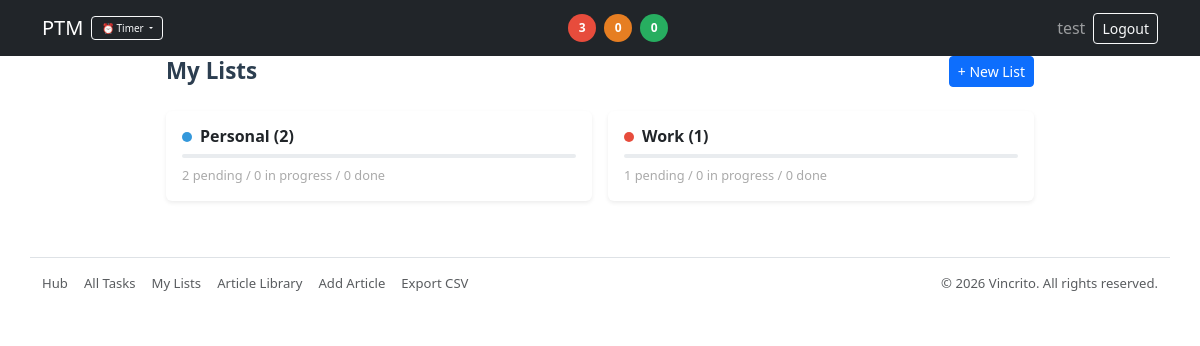
The page /lists (signed in) on the database its author committed.
### models/user.py (models this page shows, shortened)
class User(UserMixin, db.Model):           # SQLAlchemy model + Flask-Login mixin         # define User model
    __tablename__ = "users"                # explicit table name                          # set table name
    id = db.Column(db.Integer, primary_key=True)                         # primary key     # id column
    username = db.Column(db.String(80), unique=True, nullable=False)     # unique login    # username column
    password_hash = db.Column(db.String(255), nullable=False)            # hashed secret   # password_hash column
    interests = db.Column(db.String(500), nullable=False, default="")    # comma-sep interest tags selected at signup
    created_at = db.Column(db.DateTime, default=lambda: datetime.now(EASTERN).replace(tzinfo=None))

### models/list.py (models this page shows, shortened)
class TaskList(db.Model):
    __tablename__ = "lists"
    id = db.Column(db.Integer, primary_key=True)
    user_id = db.Column(db.Integer, nullable=False)
    name = db.Column(db.String(120), nullable=False)
    description = db.Column(db.Text, nullable=True)
    created_at = db.Column(db.DateTime, default=lambda: datetime.now(EASTERN).replace(tzinfo=None))
    __table_args__ = (
        db.Index("ix_lists_user_name", "user_id", "name"),
    )
    @property
    def color(self):
        return LIST_COLORS[(self.id - 1) % len(LIST_COLORS)]

### routes/lists.py (the view)
@bp.get("/lists")
@login_required
def list_lists():
    from sqlalchemy import func
    q = request.args.get("q", "").strip()
    base = TaskList.query.filter_by(user_id=current_user.id)
    if q:
        like = f"%{q}%"
        base = base.filter(TaskList.name.ilike(like))
    rows = base.order_by(TaskList.name.asc()).all()
    count_rows = (
        db.session.query(Task.list_id, Task.status, func.count(Task.id))
        .filter(Task.user_id == current_user.id)
        .group_by(Task.list_id, Task.status)
        .all()
    )
    lc_map = {}
    for lid, st, cnt in count_rows:
        if lid not in lc_map:
            lc_map[lid] = {"pending": 0, "in_progress": 0, "completed": 0, "total": 0}
        if st in lc_map[lid]:
            lc_map[lid][st] = cnt
        lc_map[lid]["total"] += cnt
    list_stats = {lst.id: lc_map.get(lst.id, {"pending": 0, "in_progress": 0, "completed": 0, "total": 0}) for lst in rows}
    return render_template("lists_list.html", lists=rows, q=q, list_stats=list_stats)

### templates/lists_list.html (shortened to what this page needs)
{% extends "layout.html" %}
{% block content %}
<div style="max-width:900px; margin:0 auto; padding:0 1rem 2rem;">
  <div class="d-flex justify-content-between align-items-center mb-4">
    <h2 class="mb-0" style="font-size:1.4em; font-weight:600; color:#2c3e50;">My Lists</h2>
    <button class="btn btn-sm btn-primary" data-bs-toggle="modal" data-bs-target="#newListModal">+ New List</button>
  </div>
  {% if lists %}
  <div class="row g-3">
    {% for lst in lists %}
    {% set s = list_stats[lst.id] %}
    <div class="col-12 col-md-6">
      <div class="card border-0 shadow-sm h-100">
        <div class="card-body py-3">
          <h6 class="card-title mb-2 fw-semibold d-flex align-items-center gap-2">
            <span style="display:inline-block;width:10px;height:10px;border-radius:50%;background:{{ lst.color }};flex-shrink:0;"></span>
            <a href="{{ url_for('lists.list_detail', lid=lst.id) }}"
               class="text-decoration-none text-dark">{{ lst.name }} ({{ s.total }})</a>
          </h6>
          <div class="progress mb-2" style="height:4px; border-radius:3px;">
            {% set pct = (s.completed / s.total * 100)|round|int if s.total else 0 %}
          </div>
          <div style="font-size:.8em; color:#aaa;">
            {{ s.pending }} pending / {{ s.in_progress }} in progress / {{ s.completed }} done
          </div>
        </div>
      </div>
    </div>
    {% endfor %}
  </div>
  {% else %}
  <div class="text-center text-muted py-5">
    <p class="mb-1">No lists yet.</p>
    <a href="{{ url_for('lists.list_lists') }}" class="small">Create your first list</a>
  </div>
  {% endif %}
</div>
{% endblock %}

### templates/layout.html (shortened to what this page needs)
<!doctype html>
<html lang="en">
  <head>
    <link
      href="https://cdn.jsdelivr.net/npm/bootstrap@5.3.3/dist/css/bootstrap.min.css"
      rel="stylesheet"
    />
    <link href="{{ url_for('static', filename='styles.css') }}" rel="stylesheet" />
  </head>
  <body style="padding-top:56px;">
    <nav class="navbar navbar-expand-lg navbar-dark bg-dark fixed-top">
  <div class="container d-flex align-items-center">
    <a class="navbar-brand me-2" href="{{ url_for('main.index') }}">PTM</a>
    {% if current_user.is_authenticated %}
    <div id="ptmTimer" class="d-flex align-items-center me-3" style="font-size:.8em;">
      <div class="dropdown">
        <button class="btn btn-sm btn-outline-light dropdown-toggle" style="font-size:.78em; padding:.2rem .6rem;" type="button" data-bs-toggle="dropdown" aria-expanded="false" id="timerDropBtn">
          &#9200; Timer
        </button>
      </div>
    </div>
    {% endif %}
    {% if navbar_stats %}
    <div class="d-flex align-items-center gap-2 mx-auto">
      <span style="display:inline-flex;align-items:center;justify-content:center;width:28px;height:28px;border-radius:50%;background:#e74c3c;color:#fff;font-size:.75em;font-weight:700;" title="Pending">{{ navbar_stats.pending }}</span>
      <span style="display:inline-flex;align-items:center;justify-content:center;width:28px;height:28px;border-radius:50%;background:#e67e22;color:#fff;font-size:.75em;font-weight:700;" title="In Progress">{{ navbar_stats.in_progress }}</span>
      <span style="display:inline-flex;align-items:center;justify-content:center;width:28px;height:28px;border-radius:50%;background:#27ae60;color:#fff;font-size:.75em;font-weight:700;" title="Completed">{{ navbar_stats.completed }}</span>
    </div>
    {% else %}
    <div class="mx-auto"></div>
    {% endif %}
    <div id="nav" class="collapse navbar-collapse flex-grow-0">
      <ul class="navbar-nav align-items-center">
        {% if current_user.is_authenticated %}
          <li class="nav-item">
            <span class="navbar-text me-2" style="line-height:1;">{{ current_user.username }}</span>
          </li>
          <li class="nav-item">
            <form method="post" action="{{ url_for('auth.logout') }}">
              <button class="btn btn-sm btn-outline-light">Logout</button>
            </form>
          </li>
        {% else %}
          <li class="nav-item"><a class="nav-link" href="{{ url_for('auth.login') }}">Login</a></li>
          <li class="nav-item"><a class="nav-link" href="{{ url_for('auth.register') }}">Register</a></li>
        {% endif %}
      </ul>
    </div>
  </div>
</nav>
    <main class="container">
      {% block content %}{% endblock %}
    </main>
    {% if current_user.is_authenticated %}
    <footer class="container mt-4 pt-3 pb-4 border-top" style="font-size:.82em;">
      <div class="d-flex flex-column flex-sm-row justify-content-between align-items-start align-items-sm-center gap-2">
        <div class="d-flex flex-wrap gap-3">
          <a href="{{ url_for('main.index') }}" class="text-muted text-decoration-none">Hub</a>
          <a href="{{ url_for('tasks.list_tasks') }}" class="text-muted text-decoration-none">All Tasks</a>
          <a href="{{ url_for('lists.list_lists') }}" class="text-muted text-decoration-none">My Lists</a>
          <a href="{{ url_for('articles.browse_articles') }}" class="text-muted text-decoration-none">Article Library</a>
          <a href="{{ url_for('articles.new_article') }}" class="text-muted text-decoration-none">Add Article</a>
          <a href="{{ url_for('tasks.export_csv') }}" class="text-muted text-decoration-none">Export CSV</a>
        </div>
        <span class="text-muted">&copy; 2026 Vincrito. All rights reserved.</span>
      </div>
    </footer>
    {% endif %}
  </body>
</html>

### rows shown on the page
User: username "test"
TaskList: name "Personal", total "2", pending "2", in_progress "0", completed "0"
TaskList: name "Work", total "1", pending "1", in_progress "0", completed "0"

### other values the page prints
{{ navbar_stats.pending }} "3"
{{ navbar_stats.in_progress }} "0"
{{ navbar_stats.completed }} "0"
